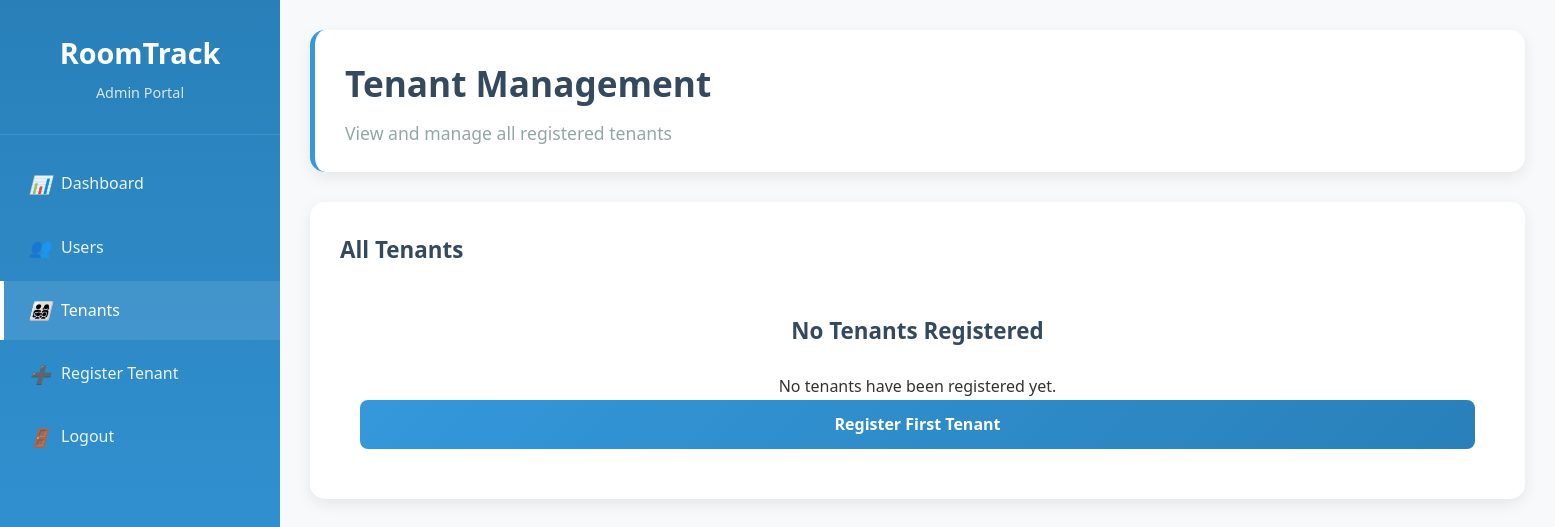
The app's page /admin/tenants (signed in), older data.
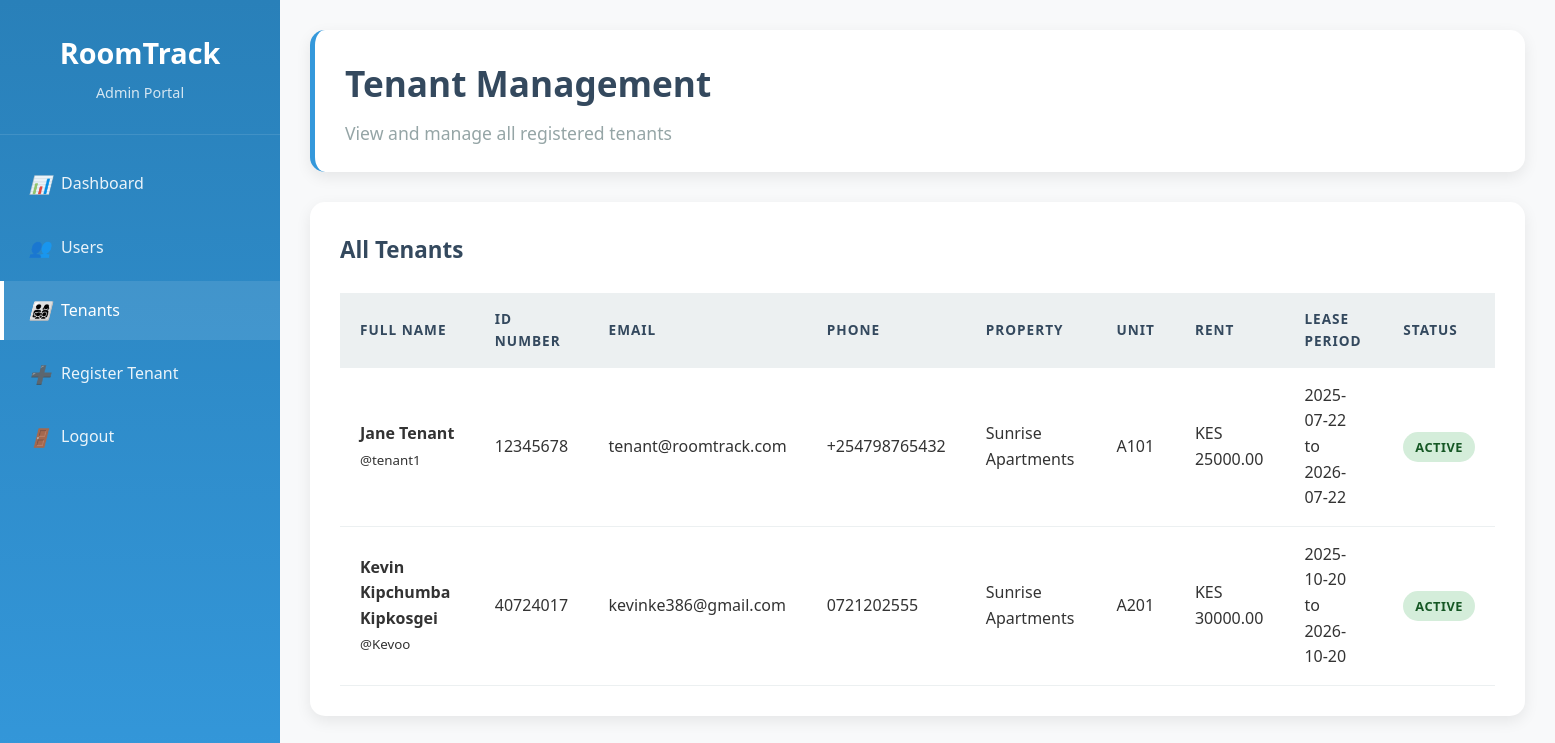
The same page, newer data.
### models.py (models this page shows)
class User(UserMixin, db.Model):
    id = db.Column(db.Integer, primary_key=True)
    username = db.Column(db.String(80), unique=True, nullable=False)
    email = db.Column(db.String(120), unique=True, nullable=False)
    password = db.Column(db.String(200), nullable=False)
    role = db.Column(db.String(20), nullable=False)  # admin, landlord, tenant
    full_name = db.Column(db.String(200))
    id_number = db.Column(db.String(50))
    passport_number = db.Column(db.String(50))
    phone = db.Column(db.String(20))
    created_at = db.Column(db.DateTime, default=datetime.utcnow)
    landlord_properties = db.relationship('Property', backref='landlord', lazy=True)
    tenant_leases = db.relationship('Lease', backref='tenant', lazy=True, foreign_keys='Lease.tenant_id')
    maintenance_requests = db.relationship('MaintenanceRequest', backref='tenant', lazy=True)

class Property(db.Model):
    id = db.Column(db.Integer, primary_key=True)
    name = db.Column(db.String(200), nullable=False)
    address = db.Column(db.Text, nullable=False)
    total_units = db.Column(db.Integer, nullable=False)
    occupied_units = db.Column(db.Integer, default=0)
    landlord_id = db.Column(db.Integer, db.ForeignKey('user.id'), nullable=False)
    created_at = db.Column(db.DateTime, default=datetime.utcnow)
    units = db.relationship('Unit', backref='property', lazy=True, cascade='all, delete-orphan')

class Unit(db.Model):
    id = db.Column(db.Integer, primary_key=True)
    unit_number = db.Column(db.String(50), nullable=False)
    rent_amount = db.Column(db.Float, nullable=False)
    status = db.Column(db.String(20), default='vacant')  # vacant, occupied
    bedrooms = db.Column(db.Integer, default=1)
    bathrooms = db.Column(db.Integer, default=1)
    square_feet = db.Column(db.Integer)
    property_id = db.Column(db.Integer, db.ForeignKey('property.id'), nullable=False)
    leases = db.relationship('Lease', backref='unit', lazy=True, cascade='all, delete-orphan')
    maintenance_requests = db.relationship('MaintenanceRequest', backref='unit', lazy=True)

class Lease(db.Model):
    id = db.Column(db.Integer, primary_key=True)
    tenant_id = db.Column(db.Integer, db.ForeignKey('user.id'), nullable=False)
    unit_id = db.Column(db.Integer, db.ForeignKey('unit.id'), nullable=False)
    start_date = db.Column(db.Date, nullable=False)
    end_date = db.Column(db.Date, nullable=False)
    monthly_rent = db.Column(db.Float, nullable=False)
    security_deposit = db.Column(db.Float, default=0)
    status = db.Column(db.String(20), default='active')
    created_at = db.Column(db.DateTime, default=datetime.utcnow)
    payments = db.relationship('Payment', backref='lease', lazy=True, cascade='all, delete-orphan')

### app.py (the view)
@app.route('/admin/tenants')
@login_required
def admin_tenants():
    if current_user.role != 'admin':
        return redirect(url_for('index'))
    tenants = User.query.filter_by(role='tenant').all()
    tenants_data = []
    for tenant in tenants:
        lease = Lease.query.filter_by(tenant_id=tenant.id, status='active').first()
        tenants_data.append({
            'tenant': tenant,
            'lease': lease,
            'unit': lease.unit if lease else None,
            'property': lease.unit.property if lease and lease.unit else None
        })
    return render_template('admin/tenants.html', tenants_data=tenants_data)

### app.py (called while the page is built)
@login_manager.user_loader
def load_user(user_id):
    return User.query.get(int(user_id))

### templates/admin/tenants.html (shortened to what this page needs)
<!DOCTYPE html>
<html lang="en">
<head>
    <link rel="stylesheet" href="{{ url_for('static', filename='css/style.css') }}">
</head>
<body>
    <div class="dashboard">
        <div class="sidebar">
            <div class="sidebar-header">
                <h2>RoomTrack</h2>
                <p>Admin Portal</p>
            </div>
            <ul class="sidebar-nav">
                <li><a href="{{ url_for('admin_dashboard') }}"><i>📊</i> Dashboard</a></li>
                <li><a href="{{ url_for('admin_users') }}"><i>👥</i> Users</a></li>
                <li><a href="#" class="active"><i>👨‍👩‍👧‍👦</i> Tenants</a></li>
                <li><a href="{{ url_for('admin_register_tenant') }}"><i>➕</i> Register Tenant</a></li>
                <li><a href="{{ url_for('logout') }}"><i>🚪</i> Logout</a></li>
            </ul>
        </div>
        <div class="main-content">
            <div class="header">
                <h1>Tenant Management</h1>
                <p>View and manage all registered tenants</p>
            </div>
            <div class="table-container">
                <h3>All Tenants</h3>
                {% if tenants_data %}
                <table>
                    <thead>
                        <tr>
                            <th>Full Name</th>
                            <th>ID Number</th>
                            <th>Email</th>
                            <th>Phone</th>
                            <th>Property</th>
                            <th>Unit</th>
                            <th>Rent</th>
                            <th>Lease Period</th>
                            <th>Status</th>
                        </tr>
                    </thead>
                    <tbody>
                        {% for data in tenants_data %}
                        <tr>
                            <td>
                                <strong>{{ data.tenant.full_name }}</strong><br>
                                <small>@{{ data.tenant.username }}</small>
                            </td>
                            <td>{{ data.tenant.id_number }}</td>
                            <td>{{ data.tenant.email }}</td>
                            <td>{{ data.tenant.phone or 'N/A' }}</td>
                            <td>{{ data.property.name if data.property else 'N/A' }}</td>
                            <td>{{ data.unit.unit_number if data.unit else 'N/A' }}</td>
                            <td>
                                {% if data.lease %}
                                    KES {{ "%.2f"|format(data.lease.monthly_rent) }}
                                {% else %}
                                    N/A
                                {% endif %}
                            </td>
                            <td>
                                {% if data.lease %}
                                    {{ data.lease.start_date.strftime('%Y-%m-%d') }} to<br>
                                    {{ data.lease.end_date.strftime('%Y-%m-%d') }}
                                {% else %}
                                    No active lease
                                {% endif %}
                            </td>
                            <td>
                                {% if data.lease %}
                                    <span class="status-badge status-active">Active</span>
                                {% else %}
                                    <span class="status-badge status-vacant">No Unit</span>
                                {% endif %}
                            </td>
                        </tr>
                        {% endfor %}
                    </tbody>
                </table>
                {% else %}
                <div class="text-center p-20">
                    <h3>No Tenants Registered</h3>
                    <p>No tenants have been registered yet.</p>
                    <a href="{{ url_for('admin_register_tenant') }}" class="btn btn-primary">Register First Tenant</a>
                </div>
                {% endif %}
            </div>
        </div>
    </div>
</body>
</html>

Row changes from the older to the newer data that the page shows:
added User: tenant.full_name "Jane Tenant", tenant.username "tenant1", tenant.id_number "12345678", tenant.email "tenant@roomtrack.com", tenant "+254798765432"
added Property: property "Sunrise Apartments" "Sunrise Apartments"
added Unit: unit "A101"
added Lease: lease.monthly_rent "25000.00", lease.start_date "2025-07-22", lease.end_date "2026-07-22"
added User: tenant.full_name "Kevin Kipchumba Kipkosgei", tenant.username "Kevoo", tenant.id_number "40724017", tenant.email "kevinke386@gmail.com", tenant "0721202555"
added Unit: unit "A201"
added Lease: lease.monthly_rent "30000.00", lease.start_date "2025-10-20", lease.end_date "2026-10-20"
Text that changed along with them:
text no longer shown: "No Tenants Registered No tenants have been registered yet. Register First Tenant"
text now shown: "FULL NAME ID NUMBER EMAIL PHONE PROPERTY UNIT RENT LEASE PERIOD STATUS"
new list line: "@ KES to ACTIVE"
